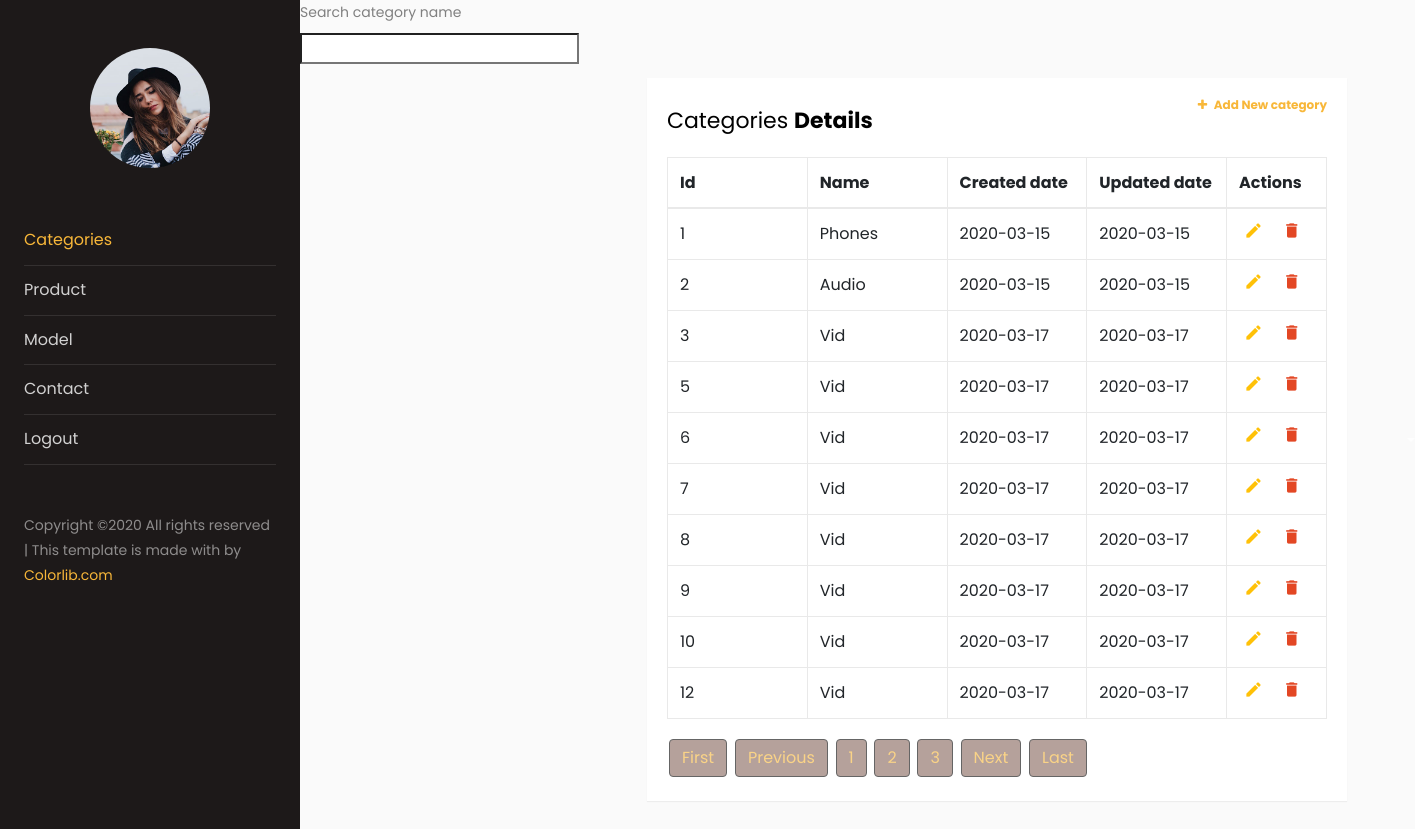
The app's page /categories/addinfo.php with its own data.
### tables this page shows
CREATE TABLE `categories` (
  `id` int(5) NOT NULL,
  `name` varchar(255) NOT NULL,
  `created_date` date DEFAULT NULL,
  `update_date` date DEFAULT NULL
);

### categories/addinfo.php (the view, shortened to what this page needs)
<?php
include "../backend/connect.php";
require_once "../frontend/front.php";
require_once "../frontend/front.php";
?>
<html lang="en">
<head>
    <link rel="stylesheet" href="https://stackpath.bootstrapcdn.com/font-awesome/4.7.0/css/font-awesome.min.css">
    <link rel="stylesheet" href="https://maxcdn.bootstrapcdn.com/font-awesome/4.7.0/css/font-awesome.min.css">
    <link rel="stylesheet" href="../css/style.css">
    <link rel="stylesheet" href="../sidebar-01/css/style.css">
</head>
<body>
<form>
<label for="search">Search category name</label>
<br>
<input type="search" id="catSearch" name="search">
</form>
<div id="content" class="p-4 p-md-5">
<div class="all">
    <div class="container">
        <div class="table-wrapper">
            <div class="table-title">
                <div class="row">
                    <div class="col-sm-8"><h2>Categories <b>Details</b></h2></div>
                    <div class="col-sm-4">
                        <a href="new_row.php" class="add-new"><i class="fa fa-plus"></i> Add New
                            category<a>
                    </div>
                </div>
            </div>
            <table class="table table-bordered" id="table">
                <thead>
                <tr>
                    <th>Id</th>
                    <th>Name</th>
                    <th>Created date</th>
                    <th>Updated date</th>
                    <th>Actions</th>
                </tr>
                </thead>
                <tbody>
                <?php
                if(isset($_GET['page-no']) && !empty($_GET['page-no'])){
                    $currentPage = $_GET['page-no'];
                }else{
                    $currentPage = 1;
                }
                $offset = 10;
                $sql = "SELECT count(*) FROM `categories`";
                $result = $conn->prepare($sql);
                $result->execute();
                $number_of_rows = $result->fetchColumn();
                $count=ceil($number_of_rows/$offset);
                $startFrom = ($currentPage * $offset) - $offset;
                $sel = $conn->query("SELECT * FROM `categories` LIMIT $startFrom,$offset");
                $sel->execute();
                $arr=$sel->fetchAll(PDO::FETCH_ASSOC);
                foreach ($arr as $v) {
                    ?>
                    <tr>
                        <td><?php echo $v["id"] ?></td>
                        <td><?php echo $v["name"] ?></td>
                        <td><?php echo $v["created_date"] ?></td>
                        <td><?php echo $v["update_date"] ?></td>
                        <td>
                            <a href="edit.php?id=<?= $v['id'] ?>" class="edit" title="Edit"
                               data-toggle="tooltip"><i class="material-icons">&#xE254;</i></a>
                            <a class="delete" title="Delete" data-toggle="tooltip"><i
                                        class="material-icons">&#xE872;</i></a>
                        </td>
                    </tr>
                    <?php
                }
                ?>
                </tbody>
            </table>
            <?php
                echo "
                 <button class='btn'><a href='addinfo.php?page-no=1'>First</a></button>
                 <button class='btn'><a href='addinfo.php?page-no=" .($currentPage-1)."'>Previous</a></button>";
                for($currentPage=1;$currentPage <= $count;$currentPage++) {
                    echo "
 <button class='btn'><a href='addinfo.php?page-no=$currentPage'>$currentPage</a></button>";
                }
                echo " <button class='btn'><a href='addinfo.php?page-no=".($currentPage+1)."'>Next</a></button>
 <button class='btn'><a href='addinfo.php?page-no=$count'>Last</a></button>";
                    ?>
        </div>
    </div>
</div>
</div>
</body>
</html>

### frontend/front.php (shortened to what this page needs)
<html lang="en">
<head>
    <link rel="stylesheet" href="https://stackpath.bootstrapcdn.com/font-awesome/4.7.0/css/font-awesome.min.css">
    <link rel="stylesheet" href="https://maxcdn.bootstrapcdn.com/font-awesome/4.7.0/css/font-awesome.min.css">
    <link rel="stylesheet" href="../css/style.css">
    <link rel="stylesheet" href="../sidebar-01/css/style.css">
</head>
<body>
<div class="wrapper d-flex align-items-stretch">
    <nav id="sidebar">
        <div class="p-4 pt-5">
            <a href="#" class="img logo rounded-circle mb-5" style="background-image: url(../sidebar-01/images/logo.jpg);"></a>
            <ul class="list-unstyled components mb-5">
                <li class="active">
                    <a href="../categories/addinfo.php"  id="categories">Categories</a>
                <li>
                    <a href="../products/addProductinfo.php"  class="dropdown-toggle">Product</a>
                </li>
                <li>
                    <a href="../model/addmodelinfo.php" id="model">Model</a>
                </li>
                <li>
                    <a href="#">Contact</a>
                </li>
                <li>
                    <a href="../backend/logout.php">Logout</a>
                </li>
            </ul>
            <div class="footer">
                <p>
                    Copyright &copy; All rights reserved | This template is made with  by <a href="https://colorlib.com" target="_blank">Colorlib.com</a>
                    </p>
            </div>
        </div>
    </nav>

### css/style.css (style rules this page uses)
body { background-image: url("../images/bg.jpg"); background-repeat: no-repeat; background-size: 100%; }

### categories/addinfo.php (style rules this page uses)
.btn { background-color: #846459; border: 1px solid black; text-decoration: none; color: white; padding: 6px 12px; text-align: center; font-size: 16px; margin: 4px 2px; opacity: 0.6; transition: 0.3s; }

### records on screen
categories: id "1", name "Phones", created_date "2020-03-15", update_date "2020-03-15"
categories: id "2", name "Audio", created_date "2020-03-15", update_date "2020-03-15"
categories: id "3", name "Vid", created_date "2020-03-17", update_date "2020-03-17"
categories: id "5", name "Vid", created_date "2020-03-17", update_date "2020-03-17"
categories: id "6", name "Vid", created_date "2020-03-17", update_date "2020-03-17"
categories: id "7", name "Vid", created_date "2020-03-17", update_date "2020-03-17"
categories: id "8", name "Vid", created_date "2020-03-17", update_date "2020-03-17"
categories: id "9", name "Vid", created_date "2020-03-17", update_date "2020-03-17"
categories: id "10", name "Vid", created_date "2020-03-17", update_date "2020-03-17"
categories: id "12", name "Vid", created_date "2020-03-17", update_date "2020-03-17"
